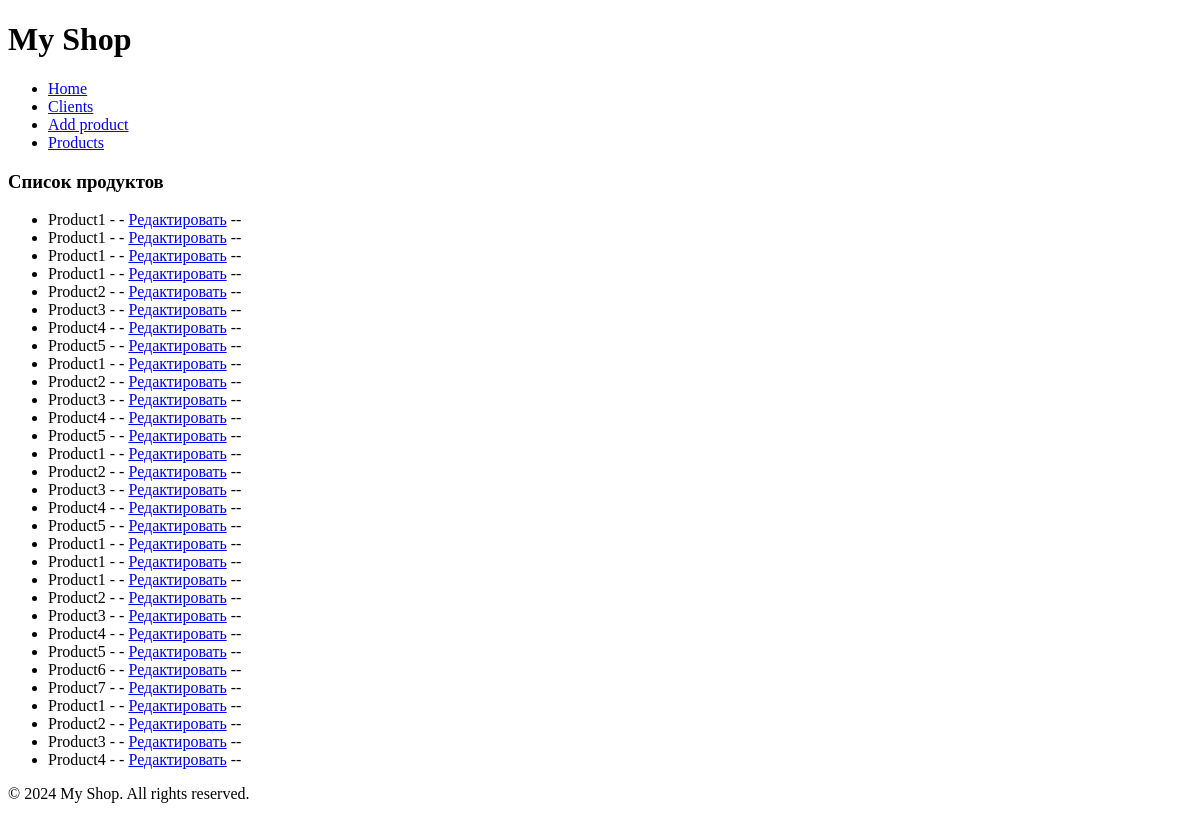
Before: /shop/products/ with the older database file.
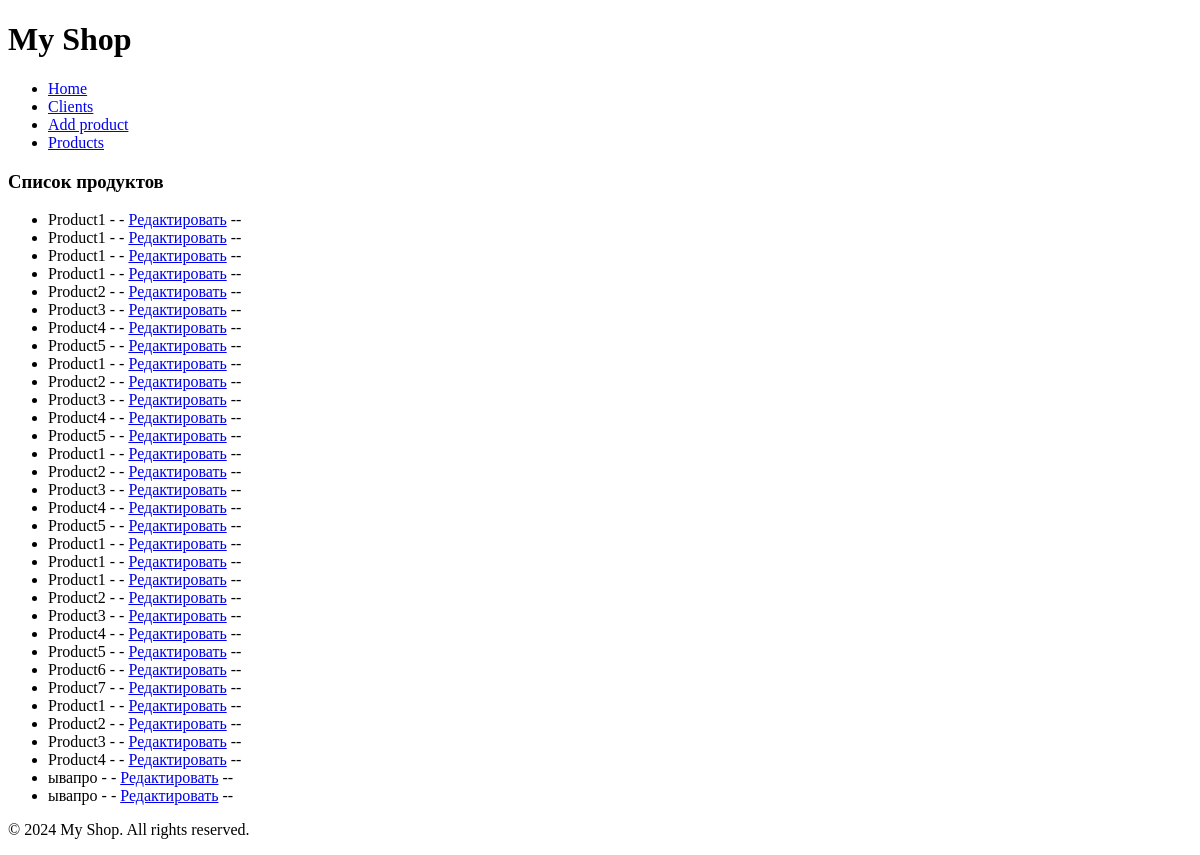
After: the same page with the newer database file.
### myshopapp/models.py (models this page shows, shortened)
class Product(models.Model):
    name = models.CharField(max_length=100)
    description = models.TextField()
    price = models.DecimalField(max_digits=10, decimal_places=2)
    count = models.IntegerField()
    added_date = models.DateTimeField(default=timezone.now)
    img = models.ImageField(upload_to='product_images/', blank=True, null=True)

### myshopapp/views.py (the view)
# urls.py: path('products/', views.all_products, name='all_products'),
def all_products(request):
    products = Product.objects.all()
    return render(request, 'myshopapp/all_products.html', {'products': products})

### myshopapp/templates/myshopapp/all_products.html
{% extends 'base.html' %}
{% block content %}
<h3>Список продуктов</h3>
    <ul>
        {% for product in products %}
        <li>{{ product.name }} - - <a href="{% url 'edit_product' product.pk %}">Редактировать</a> -- </li>
        {% endfor %}
    </ul>
{% endblock %}

Changed rows visible on the page:
added Product: name "ывапро"
added Product: name "ывапро"
